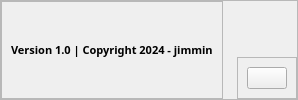
     <widget class="QFrame" name="footer">
      <property name="styleSheet">
       <string notr="true"/>
      </property>
      <property name="frameShape">
       <enum>QFrame::StyledPanel</enum>
      </property>
      <property name="frameShadow">
       <enum>QFrame::Raised</enum>
      </property>
      <layout class="QHBoxLayout" name="horizontalLayout_3">
       <property name="spacing">
        <number>7</number>
       </property>
       <property name="leftMargin">
        <number>0</number>
       </property>
       <property name="topMargin">
        <number>0</number>
       </property>
       <property name="rightMargin">
        <number>0</number>
       </property>
       <property name="bottomMargin">
        <number>0</number>
       </property>
       <item>
        <widget class="QFrame" name="footer_left">
         <property name="frameShape">
          <enum>QFrame::StyledPanel</enum>
         </property>
         <property name="frameShadow">
          <enum>QFrame::Raised</enum>
         </property>
         <layout class="QHBoxLayout" name="horizontalLayout_7">
          <item alignment="Qt::AlignVCenter">
           <widget class="QLabel" name="label_3">
            <property name="font">
             <font>
              <family>Arial Black</family>
              <pointsize>8</pointsize>
              <weight>75</weight>
              <bold>true</bold>
             </font>
            </property>
            <property name="styleSheet">
             <string notr="true"/>
            </property>
            <property name="text">
             <string>Version 1.0 | Copyright 2024 - jimmin</string>
            </property>
           </widget>
          </item>
         </layout>
        </widget>
       </item>
       <item>
        <widget class="QFrame" name="footer_mid">
         <property name="frameShape">
          <enum>QFrame::StyledPanel</enum>
         </property>
         <property name="frameShadow">
          <enum>QFrame::Raised</enum>
         </property>
        </widget>
       </item>
       <item alignment="Qt::AlignBottom">
        <widget class="QFrame" name="footer_right">
         <property name="frameShape">
          <enum>QFrame::StyledPanel</enum>
         </property>
         <property name="frameShadow">
          <enum>QFrame::Raised</enum>
         </property>
         <layout class="QHBoxLayout" name="horizontalLayout_8">
          <item alignment="Qt::AlignRight|Qt::AlignVCenter">
           <widget class="QPushButton" name="pushButton_5">
            <property name="text">
             <string/>
            </property>
            <property name="icon">
             <iconset resource="image.qrc">
              <normaloff>:/newPrefix/image/help-32.png</normaloff>:/newPrefix/image/help-32.png</iconset>
            </property>
            <property name="iconSize">
             <size>
              <width>16</width>
              <height>16</height>
             </size>
            </property>
           </widget>
          </item>
         </layout>
        </widget>
       </item>
      </layout>
     </widget>
